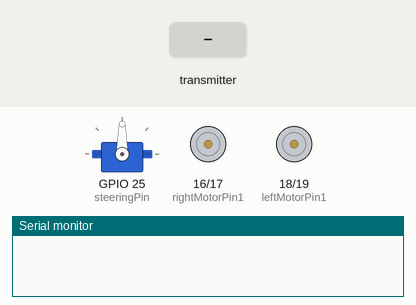
Simulated run of this sketch. Board: ESP32. Parts: servo, motor-driver pin pairs drawn as motors (green arrow = first pin HIGH = forward, orange = second pin HIGH = backward, longer = more drive, scaled by the enable pin), the last lines printed to the serial monitor. Inputs (shaded band) come from the test bench.

Above: at 1.2 s.
1.3 s: the transmitter starts sending lxAxisValue = 0
At 1.6 s:
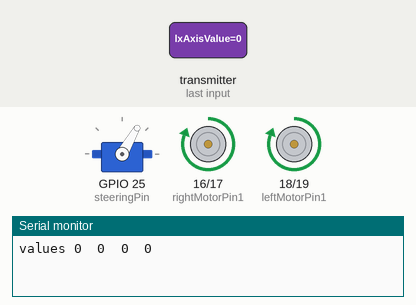
2.8 s: the transmitter starts sending lyAxisValue = 64
At 3.9 s:
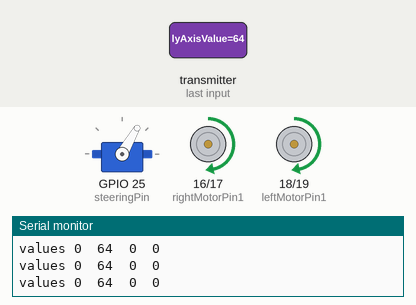
4.3 s: the transmitter starts sending rxAxisValue = 128
At 5.0 s:
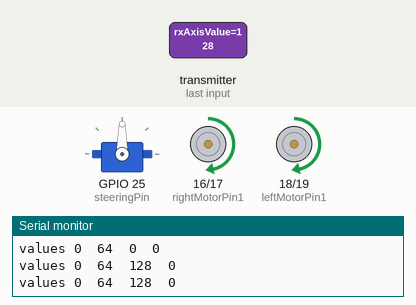
5.8 s: the transmitter starts sending lyAxisValue = 0
At 6.2 s:
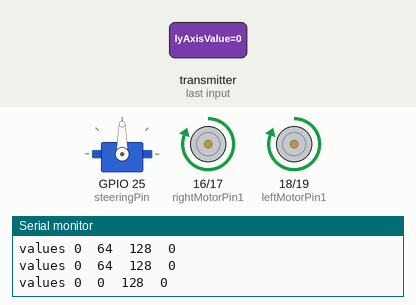
7.3 s: the transmitter starts sending rxAxisValue = 64
At 8.5 s:
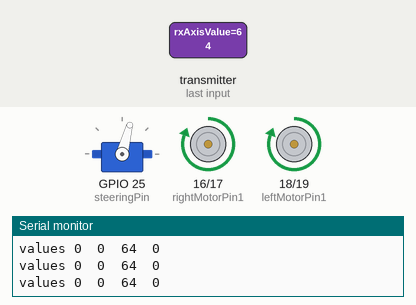
8.8 s: the transmitter starts sending lyAxisValue = 128
At 9.7 s:
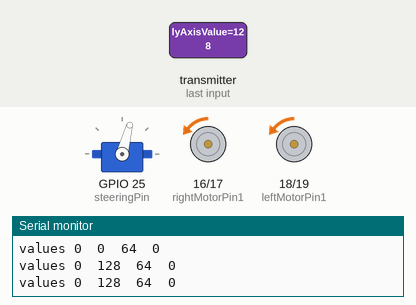
Timing chart, 0 to 11.3 s (numbered marks = the images above; inputs shaded):
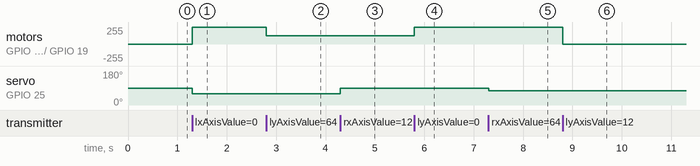

Measured:
- after the input at 1.3 s, motor on GPIO 16 (rightMotorPin1) / GPIO 17 (rightMotorPin2), motor on GPIO 18 (leftMotorPin1) / GPIO 19 (leftMotorPin2): stopped → forward 255/255 at once; servo on GPIO 25 (steeringPin): 90° → 60° at once
- after the input at 2.8 s, motor on GPIO 16 (rightMotorPin1) / GPIO 17 (rightMotorPin2), motor on GPIO 18 (leftMotorPin1) / GPIO 19 (leftMotorPin2): forward 255/255 → forward 126/255 at once
- after the input at 4.3 s, servo on GPIO 25 (steeringPin): 60° → 90° at once
- after the input at 5.8 s, motor on GPIO 16 (rightMotorPin1) / GPIO 17 (rightMotorPin2), motor on GPIO 18 (leftMotorPin1) / GPIO 19 (leftMotorPin2): forward 126/255 → forward 255/255 at once
- after the input at 7.3 s, servo on GPIO 25 (steeringPin): 90° → 75° at once
- after the input at 8.8 s, motor on GPIO 16 (rightMotorPin1) / GPIO 17 (rightMotorPin2), motor on GPIO 18 (leftMotorPin1) / GPIO 19 (leftMotorPin2): forward 255/255 → backward 3/255 at once

The sketch:

ESPNOW_Car_Receiver.ino
```cpp
#include <esp_now.h>
#include <WiFi.h>
#include <ESP32Servo.h>

Servo steeringServo;
int steeringPin=25;

//Right motor
int enableRightMotor=22;
int rightMotorPin1=16;
int rightMotorPin2=17;
//Left motor
int enableLeftMotor=23;
int leftMotorPin1=18;
int leftMotorPin2=19;

const int PWMFreq = 1000; /* 1 KHz */
const int PWMResolution = 8;
const int rightMotorPWMSpeedChannel = 4;
const int leftMotorPWMSpeedChannel = 5;

#define SIGNAL_TIMEOUT 1000  // This is signal timeout in milli seconds. We will reset the data if no signal
unsigned long lastRecvTime = 0;

struct PacketData
{
  byte lxAxisValue;
  byte lyAxisValue;
  byte rxAxisValue;
  byte ryAxisValue;
};
PacketData receiverData;

// callback function that will be executed when data is received
void OnDataRecv(const uint8_t * mac, const uint8_t *incomingData, int len)
{
  if (len == 0)
  {
    return;
  }
  memcpy(&receiverData, incomingData, sizeof(receiverData));
  String inputData ;
  inputData = inputData + "values " + receiverData.lxAxisValue + "  " + receiverData.lyAxisValue + "  " + receiverData.rxAxisValue + "  " + receiverData.ryAxisValue ;
  Serial.println(inputData);

  int throttle = map( receiverData.lyAxisValue, 254, 0, -255, 255);
  int steering = map( receiverData.rxAxisValue, 0, 254, 60, 120);

  rotateMotor(throttle, throttle);
  steeringServo.write(steering);

  lastRecvTime = millis();
}

void rotateMotor(int rightMotorSpeed, int leftMotorSpeed)
{
  if (rightMotorSpeed < 0)
  {
    digitalWrite(rightMotorPin1,LOW);
    digitalWrite(rightMotorPin2,HIGH);
  }
  else if (rightMotorSpeed > 0)
  {
    digitalWrite(rightMotorPin1,HIGH);
    digitalWrite(rightMotorPin2,LOW);
  }
  else
  {
    digitalWrite(rightMotorPin1,LOW);
    digitalWrite(rightMotorPin2,LOW);
  }

  if (leftMotorSpeed < 0)
  {
    digitalWrite(leftMotorPin1,LOW);
    digitalWrite(leftMotorPin2,HIGH);
  }
  else if (leftMotorSpeed > 0)
  {
    digitalWrite(leftMotorPin1,HIGH);
    digitalWrite(leftMotorPin2,LOW);
  }
  else
  {
    digitalWrite(leftMotorPin1,LOW);
    digitalWrite(leftMotorPin2,LOW);
  }

  ledcWrite(rightMotorPWMSpeedChannel, abs(rightMotorSpeed));
  ledcWrite(leftMotorPWMSpeedChannel, abs(leftMotorSpeed));
}

void setUpPinModes()
{
  steeringServo.attach(steeringPin);

  pinMode(enableRightMotor,OUTPUT);
  pinMode(rightMotorPin1,OUTPUT);
  pinMode(rightMotorPin2,OUTPUT);

  pinMode(enableLeftMotor,OUTPUT);
  pinMode(leftMotorPin1,OUTPUT);
  pinMode(leftMotorPin2,OUTPUT);

  //Set up PWM for motor speed
  ledcSetup(rightMotorPWMSpeedChannel, PWMFreq, PWMResolution);
  ledcSetup(leftMotorPWMSpeedChannel, PWMFreq, PWMResolution);
  ledcAttachPin(enableRightMotor, rightMotorPWMSpeedChannel);
  ledcAttachPin(enableLeftMotor, leftMotorPWMSpeedChannel);

  rotateMotor(0, 0);
  steeringServo.write(90);
}


void setup()
{
  setUpPinModes();

  Serial.begin(115200);
  WiFi.mode(WIFI_STA);

  // Init ESP-NOW
  if (esp_now_init() != ESP_OK)
  {
    Serial.println("Error initializing ESP-NOW");
    return;
  }

  esp_now_register_recv_cb(OnDataRecv);
}

void loop()
{
  //Check Signal lost.
  unsigned long now = millis();
  if ( now - lastRecvTime > SIGNAL_TIMEOUT )
  {
    rotateMotor(0, 0);
    steeringServo.write(90);
  }
}
```
